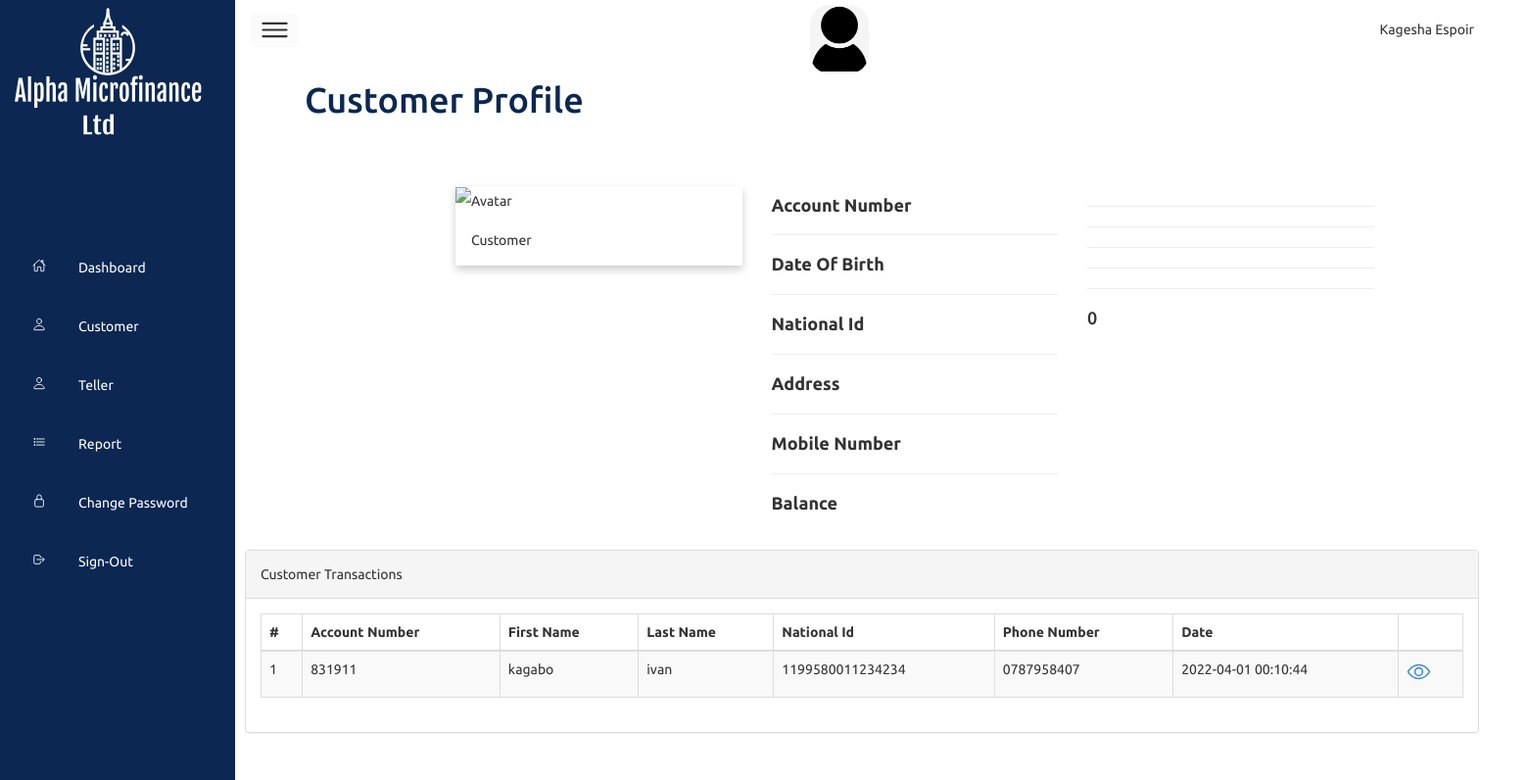
Screenshot of /profile.php (signed in) with the database file from the repository.
### tables this page shows
CREATE TABLE `customer` (
  `id` int(11) NOT NULL,
  `accountNumber` varchar(20) NOT NULL,
  `firstName` varchar(20) NOT NULL,
  `lastName` varchar(20) NOT NULL,
  `dateOfBirth` varchar(10) NOT NULL,
  `nationalId` varchar(20) NOT NULL,
  `photo` varchar(50) NOT NULL,
  `address` varchar(50) NOT NULL,
  `mobileNumber` varchar(20) NOT NULL,
  `status` int(11) NOT NULL DEFAULT 1,
  `dateTime` timestamp NOT NULL DEFAULT current_timestamp()
);

### profile.php (the view, shortened to what this page needs)
<?php
 if($_SESSION['username'] == '')
   {
 header('location:index.php');
 }
 else{
?>
<?php
include 'header.php';
include 'backend/profileBack.php';
?>
<div class="main">
    <div class="topbar">
        <div class="toggle">
            <ion-icon name="menu-outline"></ion-icon>
        </div>
        <div class="user">
            <img src="images/user.png"style="width:60px;height:70px;"/>
        </div>
       <?php echo $firstName." ".$lastName ?>
     </div>
     <div class="container">
  <div class="row">
    <div class="col-lg-12"><h1 style="color:#0B2752;margin-top:20px">Customer Profile</h1></div>
  </div>
</div><br>
<br>
 <div class="row">
    <div class="col-lg-12 mx-auto" style="border:2px">
        <form action="#" method="POST">
            <div class="row">
                <div class="col-lg-2 mb-4 mt-4">
                </div>
                <div class="col-lg-3 mb-4 mt-4">
                <div class="card">
                    <img src="images/<?php echo $photo; ?>" alt="Avatar" style="width:100%">
                    <div class="container">
                        <p>Customer</p>
                    </div>
                    </div>
                </div>
                <div class="col-lg-3 ">
                        <h4><b>Account Number</b></h4> <hr>
                        <h4><b>Date Of Birth</b></h4> <hr>
                        <h4><b>National Id</b></h4> <hr>
                        <h4><b>Address</b></h4> <hr>
                        <h4><b>Mobile Number</b></h4> <hr>
                        <h4><b>Balance</b></h4>
                </div>
                <div class="col-lg-3 ">
                        <h4><?php echo $accNumber; ?></h4> <hr>
                        <h4><?php echo $dateOfBirth; ?></h4> <hr>
                        <h4><?php echo $nationalId; ?></h4> <hr>
                        <h4><?php echo $address; ?></h4> <hr>
                        <h4><?php echo $mobileNumber; ?></h4> <hr>
                        <h4><?php echo $credit - $debit; ?></h4>
                </div>
            </div>
       </form>
        <br>
    </div>
</div>
 <div class="row">
                <div class="col-md-12">
                    <div class="panel panel-default">
                        <div class="panel-heading">
                            <div class="row">
                                <div class="col-lg-10">
                                    Customer Transactions
                                </div>
                                <div class="col-lg-2">
                                </div>
                            </div>
                        </div>
                        <div class="panel-body">
                            <div class="table-responsive">
                                <table class="table table-striped table-bordered table-hover" id="dataTables-example">
                                <thead>
                                    <tr>
                                        <th >#</th>
                                        <th> Account Number</th>
                                        <th > First Name</th>
                                        <th > Last Name</th>
                                        <th > National Id</th>
                                        <th > Phone Number</th>
                                        <th >Date</th>
                                        <th></th>
                                    </tr>
                                </thead>
                                <tbody>
                                <?php   $number =1;
                                        $customersQuery = "SELECT * FROM `customer`";
                                        $customersResult = $connect->query($customersQuery);
                                        while( $data = mysqli_fetch_array($customersResult)){
                                        $accountNumber = $data['accountNumber'];
                                        $firstName = $data['firstName'];
                                        $lastName = $data['lastName'];
                                        $nationalId = $data['nationalId'];
                                        $mobileNumber = $data['mobileNumber'];
                                        $dateTime = $data['dateTime'];
                                        ?>
                                    <a href="profile.php?accNumber=<?php echo $accountNumber;?>">
                                        <tr>
                                            <td><?php echo $number ?></td>
                                            <td><?php echo $accountNumber ?></td>
                                            <td><?php echo $firstName ?></td>
                                            <td><?php echo $lastName ?></td>
                                            <td ><?php echo $nationalId ?></td>
                                            <td><?php echo $mobileNumber ?></td>
                                            <td><?php echo $dateTime ?></td>
                                            <td>
                                            <a href="profile.php?accNumber=<?php echo $accountNumber;?>">
                                                <div class="iconBx">
                                                    <ion-icon style="font-size:25px" name="eye-outline"></ion-icon>
                                                </div>
                                            </a>
                                            </td>
                                        </tr>
                                    </a>
                                 <?php $number++; } ?>
                                </tbody>
                                </table>
                            </div>
                        </div>
                    </div>
     </div>
</body>
</html>
<?php } ?>

### css/styley.css (style rules this page uses)
* { padding: 0; margin: 0; box-sizing: border-box; font-family: 'ubuntu', sans-serif; }
:root { --bleed:#287bff; --white: #fff; --gray: #f5f5f5; --black1: #222222; --black2: #999; }
body { min-height: 100vh; overflow-x: hidden; }
.container { position: relative; width: 100%; }
.main { position: absolute; width: calc(100% - 300px); left:250px; min-height: 100vh; background: var(--white); transition: 0.5s; }
.topbar { width: 100%; height: 60px; display: flex; justify-content: space-between; align-items: center; padding: 5px; }
.toggle { position: relative; top: 0; border-radius: 6px; width: 50px; background: rgba(156, 101, 101, 0.027); display: flex; justify-content: center; align-items: center; font-size: 2.5em; cursor: pointer; }
.user { position: relative; width: 60px; height: 70px; margin-top:20px; border-radius: 20px; overflow: hidden; cursor: pointer; }
.user img { position: relative; top: 0; left: 0; width: 100%; height: 100%; object-fit: cover; }

### header.php (style rules this page uses)
.card { box-shadow: 0 4px 8px 0 rgba(0,0,0,0.2); transition: 0.3s; }
.container { padding: 2px 16px; }

### rows the page displays
customer: accountNumber "831911", firstName "kagabo", lastName "ivan", nationalId "1199580011234234", mobileNumber "0787958407", dateTime "2022-04-01 00:10:44"

### other values shown
$firstName "Kagesha"
$lastName "Espoir"
$credit - $debit "0"
